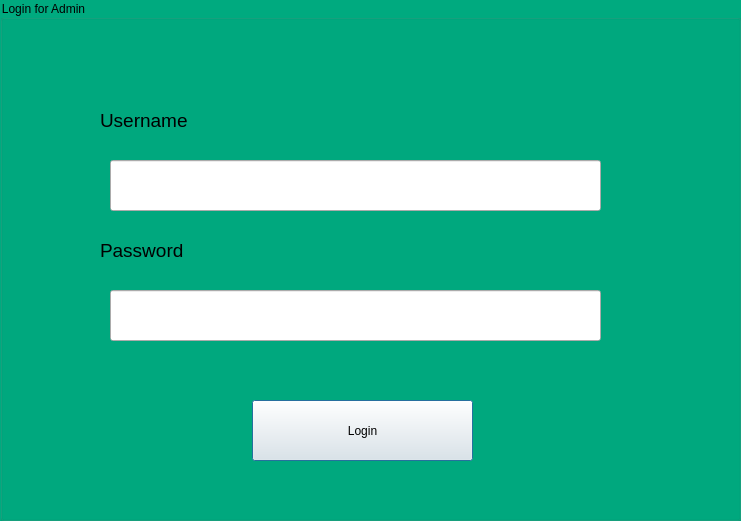
<?xml version="1.0" encoding="UTF-8"?>
<ui version="4.0">
 <class>loginProfesseur</class>
 <widget class="QDialog" name="loginProfesseur">
  <property name="geometry">
   <rect>
    <x>0</x>
    <y>0</y>
    <width>741</width>
    <height>521</height>
   </rect>
  </property>
  <property name="windowTitle">
   <string>Dialog</string>
  </property>
  <widget class="QGroupBox" name="ProfLogin">
   <property name="geometry">
    <rect>
     <x>0</x>
     <y>0</y>
     <width>741</width>
     <height>521</height>
    </rect>
   </property>
   <property name="styleSheet">
    <string notr="true">#ProfLogin{
background:rgb(0, 170, 127);}</string>
   </property>
   <property name="title">
    <string>Login for Admin</string>
   </property>
   <widget class="QLabel" name="UserProfLog">
    <property name="geometry">
     <rect>
      <x>100</x>
      <y>110</y>
      <width>111</width>
      <height>20</height>
     </rect>
    </property>
    <property name="font">
     <font>
      <pointsize>14</pointsize>
     </font>
    </property>
    <property name="text">
     <string>Username</string>
    </property>
   </widget>
   <widget class="QLabel" name="PassProfLog">
    <property name="geometry">
     <rect>
      <x>100</x>
      <y>240</y>
      <width>101</width>
      <height>20</height>
     </rect>
    </property>
    <property name="font">
     <font>
      <pointsize>14</pointsize>
     </font>
    </property>
    <property name="text">
     <string>Password</string>
    </property>
   </widget>
   <widget class="QLineEdit" name="UserProfLog_2">
    <property name="geometry">
     <rect>
      <x>110</x>
      <y>160</y>
      <width>491</width>
      <height>51</height>
     </rect>
    </property>
   </widget>
   <widget class="QLineEdit" name="PassProfLog_2">
    <property name="geometry">
     <rect>
      <x>110</x>
      <y>290</y>
      <width>491</width>
      <height>51</height>
     </rect>
    </property>
   </widget>
   <widget class="QPushButton" name="ProfLogButton">
    <property name="geometry">
     <rect>
      <x>252</x>
      <y>400</y>
      <width>221</width>
      <height>61</height>
     </rect>
    </property>
    <property name="text">
     <string>Login</string>
    </property>
   </widget>
  </widget>
 </widget>
 <resources/>
 <connections/>
</ui>
